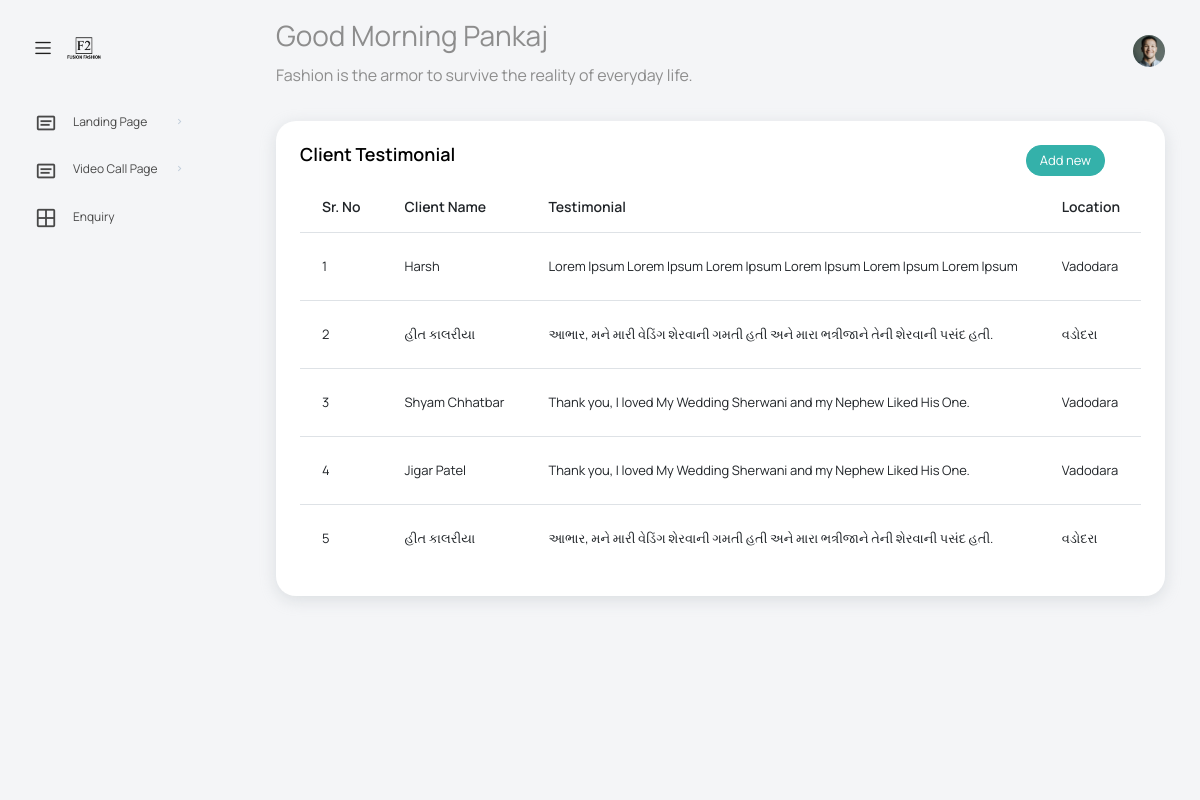
The page /videopage/clienttestimonial.php (signed in) on the database its author committed.
### tables this page shows
CREATE TABLE `client` (
  `clientName` varchar(255) NOT NULL,
  `location` varchar(255) NOT NULL,
  `testimonial` varchar(500) NOT NULL,
  `clientImage` varchar(255) NOT NULL,
  `id` int(11) NOT NULL,
  `sequence` int(11) NOT NULL
);

### videopage/clienttestimonial.php (the view, shortened to what this page needs)
<?php
include('../login/session.php');
?>
<?php include '../menu.php'; ?>
<div class="main-panel">
  <div class="content-wrapper">
    <div class="row">
      <div class="col-sm-12">
        <div class="col-md-12 grid-margin stretch-card">
          <div class="card">
            <div class="card-body">
              <div class="row d-flex justify-content-between">
                <div class="col-md-10">
                  <h4 class="card-title">Client Testimonial</h4>
                </div>
                <div class="col-md-2">
                  <a class="btn btn-sm btn-success" href="addtestimonial.php">Add new</a>
                </div>
              </div>
              <div class="table-responsive">
                <table class="table table-hover">
                  <thead>
                    <tr>
                      <th>Sr. No</th>
                      <th>Client Name</th>
                      <th>Testimonial</th>
                      <th>Location</th>
                    </tr>
                  </thead>
                  <tbody class="clienttestimonial">
                    <?php
                    $counter = 1;
                    $sql = "select * from client ORDER BY sequence";
                    $result = mysqli_query($con, $sql);
                    if (mysqli_num_rows($result)) {
                      while ($row = mysqli_fetch_assoc($result)) {
                    ?>
                        <tr id="<?php echo $row['id']; ?>">
                          <td><?php echo $counter ?></td>
                          <td><?php echo $row['clientName'] ?></td>
                          <td><?php echo $row['testimonial'] ?></td>
                          <td><?php echo $row['location'] ?></td>
                        </tr>
                    <?php $counter++;
                      }
                    }
                    ?>
                  </tbody>
                </table>
              </div>
            </div>
          </div>
        </div>
      </div>
    </div>
  </div>
</div>
<?php include '../footer.php'; ?>

### rows shown on the page
client: clientName "Harsh", testimonial "Lorem Ipsum Lorem Ipsum Lorem Ipsum Lorem Ipsum Lorem Ipsum Lorem Ipsum", location "Vadodara"
client: clientName "હીત કાલરીયા", testimonial "આભાર, મને મારી વેડિંગ શેરવાની ગમતી હતી અને મારા ભત્રીજાને તેની શેરવાની પસંદ હતી.", location "વડોદરા"
client: clientName "Shyam Chhatbar", testimonial "Thank you, I loved My Wedding Sherwani and my Nephew Liked His One.", location "Vadodara"
client: clientName "Jigar Patel", testimonial "Thank you, I loved My Wedding Sherwani and my Nephew Liked His One.", location "Vadodara"
client: clientName "હીત કાલરીયા", testimonial "આભાર, મને મારી વેડિંગ શેરવાની ગમતી હતી અને મારા ભત્રીજાને તેની શેરવાની પસંદ હતી.", location "વડોદરા"
